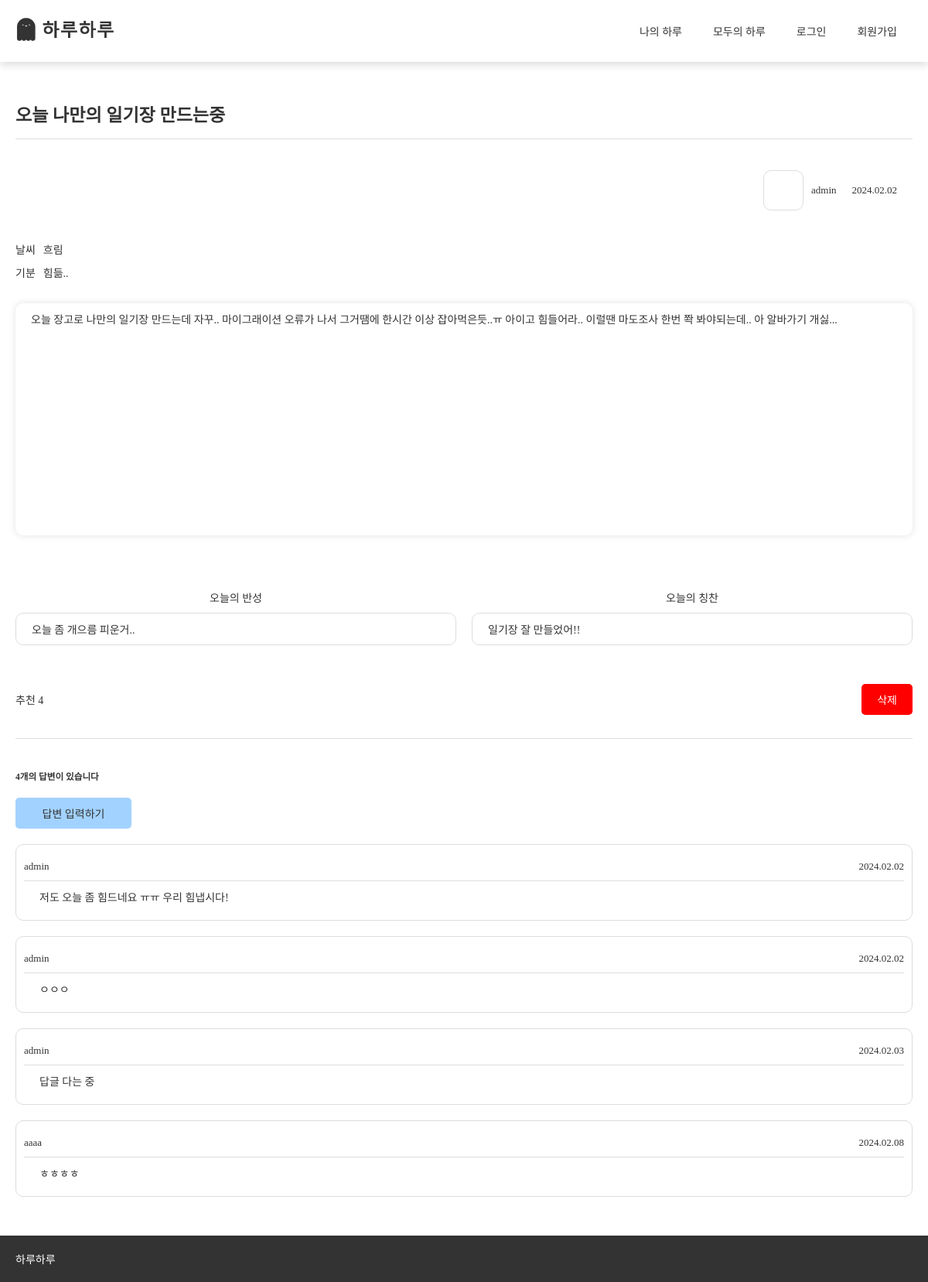
The page /diary/1/ on the database its author committed.
### diary/models.py (models this page shows, shortened)
class CreateDiary(models.Model):
    author = models.ForeignKey(User, on_delete=models.CASCADE, related_name='author_diary')
    diary_id = models.AutoField(primary_key=True)
    date = models.CharField(max_length=30,blank=True,null=True)
    create_date = models.DateTimeField()
    modify_date = models.DateTimeField(blank=True, null=True)
    weather = models.CharField(max_length=30)
    mood = models.CharField(max_length=30)
    title = models.CharField(max_length=200)
    content = models.TextField()
    photo = models.ImageField(blank=True,null=True, upload_to='diary_photo/')
    reflection = models.CharField(max_length=200, blank=True, null=True)
    voter = models.ManyToManyField(User, related_name='voter_diary')
    praise = models.CharField(max_length=200, blank=True, null=True)
    disclose_choice= (
        ('public', '공개'),
        ('private', '비공개'),
    )
    disclose = models.CharField(max_length=20, choices=disclose_choice, default='public')

class Answer(models.Model):
    author = models.ForeignKey(User, on_delete=models.CASCADE, null=True)
    question = models.ForeignKey(CreateDiary, on_delete=models.CASCADE)
    content = models.TextField()
    create_date = models.DateTimeField()
    modify_date = models.DateTimeField(blank=True, null=True)

### diary/views/base_views.py (the view)
# urls.py: path('diary/<int:diary_id>/', base_views.detail, name='detail'),
def detail(request, diary_id):
    diary = CreateDiary.objects.get(diary_id=diary_id)
    create_date = diary.create_date
    previous_day = create_date - timedelta(days=1)
    try:
        user_profile = UserProfile.objects.get(user_id=diary.author_id)
        if user_profile :
            image_path = user_profile.profile_image.url if user_profile.profile_image else None
        else:
            image_path = None
    except UserProfile.DoesNotExist:
        image_path = None
    context = {'diary':diary, 'image_path':image_path, 'previous_day': previous_day}
    return render(request, 'diary/diary_detail.html', context)

### templates/diary/diary_detail.html (shortened to what this page needs)
{% extends 'base.html' %}
{% load static %}
{% block content %}
<link rel="stylesheet" href="{% static 'css/diary/diary_detail.css' %}">
    <main>
        <div class="container">
            <div class="diary_detail_box">
                <h1>{{ diary.title }}</h1>
                <div class="content_box">
                    <div class="date_user_box">
                        <div class="user_box">
                            <div class="user_photo">
                                {% if image_path   %}
                                <div class="user_photo_background" style="background: url({{image_path }}); background-position: center; background-size: cover; background-repeat: no-repeat;"></div>
                                {% else %}
                                <div class="user_photo_background" style="background: url({% static 'img/common/default_image.png' %}); background-position: center; background-size: cover; background-repeat: no-repeat;"></div>
                                {% endif %}
                            </div>
                            <div class="user_name">{{ diary.author.username }}</div>
                        </div>
                        <div class="date_box previous_day" id="{{ previous_day|date:'Y.m.d' }}">{{ previous_day|date:"Y.m.d" }}</div> <br><br>
                    </div>
                    <div class="ext_box">
                        <div class="text_box">
                            <span>날씨</span>
                            <span>{{ diary.weather }}</span>
                        </div>
                        <div class="text_box">
                            <span>기분</span>
                            <span>{{ diary.mood }}</span>
                        </div>
                    </div>
                    <div class="main_content_box">
                        <div class="main_text">{{ diary.content|linebreaksbr }}</div>
                    </div>
                    <div class="today_ext_box">
                        <div>
                            <span>오늘의 반성</span>
                            {% if diary.reflection %}
                                <span>{{ diary.reflection|linebreaksbr }}</span>
                            {% else %}
                                <span style="color: #ddd; text-align: center;">Nothing</span>
                            {% endif %}
                        </div>
                        <div>
                            <span>오늘의 칭찬</span>
                            {% if diary.praise %}
                                <span>{{ diary.praise|linebreaksbr }}</span>
                            {% else %}
                                <span style="color: #ddd; text-align: center;">Nothing</span>
                            {% endif %}
                        </div>
                    </div>
                    <div class="btns_box">
                        <a href="javascript:void(0)" data-uri="{% url 'diary:diary_vote' diary.diary_id  %}"
                            class="recommend"> 추천
                            <span>{{diary.voter.count}}</span>
                        </a>
                        <div class="update_btn_box">
                            <a href="javascript:void(0)" class="delete delete_btn"
                            data-uri="{% url 'diary:diary_delete' diary.diary_id  %}">삭제</a>
                        </div>
                    </div>
                </div>
                <div class="answer_box">
                    {% if diary.disclose == 'public' %}
                        <h5 class="answer_count">{{ diary.answer_set.count }}개의 답변이 있습니다</h5>
                    {% endif %}
                    {% if diary.disclose == 'public' %}
                    <div class="answer_write_btn">답변 입력하기</div>
                    {% endif %}
                    <div class="answer_text_box">
                        <ul class="answer_ul">
                            {% for answer in diary.answer_set.all %}
                                <li>
                                    <div class="answer_ext_box">
                                        <span>
                                            {% if answer.author %}
                                                {{ answer.author.username }}
                                            {% endif %}
                                        </span>
                                        <span>
                                            {% if answer.modify_date %}
                                            <div class="badge bg-light text-dark p-2 text-start mx-3">
                                                <div>{{ answer.modify_date|date:"Y.m.d" }}</div>
                                            </div>
                                            {% else %}
                                                {{ answer.create_date|date:"Y.m.d" }}
                                            {% endif %}
                                        </span>
                                    </div>
                                    <span>{{ answer.content }}</span>
                                </li>
                            {% endfor %}
                        </ul>
                    </div>
                </div>
            </div>
        </div>
    </main>
{% endblock %}

### static/css/base.css (style rules this page uses)
body { margin: 0; font-family: 'ScoreDream'; color: #333; }
ul { list-style: none; margin: 0; padding: 0; }
a { display: inline-block; text-decoration: none; color: inherit; }
main { margin-top: 50px; min-height: 75vh; }
.container { width: 100%; max-width: 1200px; margin: auto; }
@media (max-width: 1200px) { .container { width: 100%; max-width: 100%; padding: 0 20px; box-sizing: border-box; font-size: 14px; } }

### static/css/diary/diary_detail.css (style rules this page uses)
.content_box { display: flex; flex-direction: column; gap: 10px; border-top: 1px solid #ddd; }
.date_user_box { display: flex; gap: 20px; align-items: center; font-size: 13px; justify-content: flex-end; }
.user_box { display: flex; align-items: center; gap: 10px; }
.user_photo { width: 50px; height: 50px; border: 1px solid #ddd; border-radius: 10px; background: #fff; overflow: hidden; }
.user_photo_background { width: 100%; height: 100%; }
.ext_box { display: flex; flex-direction: column; gap: 10px; }
.text_box { display: flex; gap: 10px; }
.text_box span:first-child { font-weight: 500; }
.main_content_box { display: flex; flex-direction: column; gap: 10px; margin: 20px 0 50px 0; }
.main_text { padding: 10px 20px; box-sizing: border-box; font-weight: 500; min-height: 300px; box-shadow: 0 0 10px 0 #e1e1e1; border-radius: 10px; }
.today_ext_box { display: grid; width: 100%; grid-template-columns: repeat(2,1fr); gap: 20px; }
.today_ext_box div { display: flex; flex-direction: column; gap: 10px; }
.today_ext_box div span:last-child { padding: 10px 20px; box-sizing: border-box; border: 1px solid #ddd; border-radius: 10px; }
.btns_box { display: flex; justify-content: space-between; align-items: center; font-size: 14px; }
.answer_submit, .update_btn, .delete_btn, .recommend { margin-top: 30px; box-sizing: border-box; border-radius: 5px; font-weight: 500; }
.recommend { background: #fff; }
.delete_btn { background: red; color: #fff; padding: 10px 20px; }
.answer_box { margin-top: 30px; padding-top: 20px; box-sizing: border-box; border-top: 1px solid #ddd; }
.answer_ul { display: flex; flex-direction: column; gap: 20px; margin-bottom: 30px; }
.answer_ul li { display: flex; flex-direction: column; gap: 10px; padding: 10px; box-sizing: border-box; border: 1px solid #ddd; border-radius: 10px; }
.answer_ext_box { display: flex; font-size: 13px; align-items: center; justify-content: space-between; gap: 20px; padding: 10px 0; box-sizing: border-box; border-bottom: 1px solid #ddd; }
.answer_ul li span:nth-child(2) { padding-left: 20px; }
.answer_write_btn, .answer_btn_box a { box-sizing: border-box; border-radius: 5px; font-weight: 500; padding: 5px 10px; }
.answer_write_btn, .answer_update_btn { background-color: #A2D2FF; }
.answer_write_btn { margin: 20px 0; text-align: center; margin: 20px 0; max-width: 150px; padding: 10px 20px; cursor: pointer; }
@media (max-width: 1200px) { .diary_detail_box h1 { font-size: 23px; } }
@media (max-width: 1200px) { .content_box { gap: 20px; } }
@media (max-width: 1200px) { .date_user_box { margin-bottom: 20px; } }
@media (max-width: 1200px) { .main_content_box { margin: 0 0 50px 0; } }
@media (max-width: 1200px) { .today_ext_box div span:first-child { text-align: center; font-weight: 500; } }

### rows shown on the page
CreateDiary: title "오늘 나만의 일기장 만드는중", author.username "admin", weather "흐림", mood "힘듦..", content "오늘 장고로 나만의 일기장 만드는데 자꾸.. 마이그래이션 오류가 나서 그거땜에 한시간 이상 잡아먹은듯..ㅠ 아이고 힘들어라.. 이럴땐 마도조사 한번 쫙 봐야되는데.. 아 알바가기 개싫...", reflection "오늘 좀 개으름 피운거..", praise "일기장 잘 만들었어!!", voter.count "4", answer_set.count "4"
Answer: author.username "admin", create_date "2024.02.02", content "저도 오늘 좀 힘드네요 ㅠㅠ 우리 힘냅시다!"
Answer: author.username "admin", create_date "2024.02.02", content "ㅇㅇㅇ"
Answer: author.username "admin", create_date "2024.02.03", content "답글 다는 중"
Answer: author.username "aaaa", create_date "2024.02.08", content "ㅎㅎㅎㅎ"

### other values the page prints
{{ previous_day|date:"Y.m.d" }} "2024.02.02"
